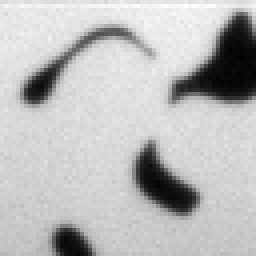
%> input picture Dragonfly_BHL_v1/1239550.1V_60ms_slide_1X_Z-0.1069.tif, 64 x 64 px (shown 4 times larger)
$ octave --eval "result = static_image_seg(imread('1239550.1V_60ms_slide_1X_Z-0.1069.tif'));"   (GNU Octave 9; MATLAB toolbox functions it lacks are replaced by stand-ins)
%> lines starting %> are read from the running program, lines starting %| are printed output that depends on the picture; in (x1, y1, x2, y2) boxes, pixels count from 0 and x2, y2 are one past the last pixel; in counts of white or black regions, pixels touching at a corner belong together; the program's own positions count from 1
function [x_out,y_out] = static_image_seg(im,thres)
if ~exist('thres','var')
    thres = 50;
end
%%
im([1:3 end-3:end],:)=min(im(:));
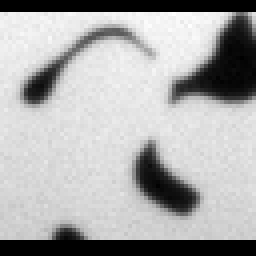
%> im: size 64x64 uint16 (shown 4 times larger); min 3443, max 22400, mean 16218.6; drawn with min black and max white
[nr,nc] = size(im);
%> nr = 64; nc = 64
% bin = 2;
im_bin = double(im)+rand(size(im));%squeeze(sum(cat(3,im(1:bin:end,1:bin:end),im(2:bin:end,2:bin:end)),3));
% [6 lines of commented-out code are left out]
%%
[nr,nc] = size(im_bin);
fft_im = fftshift(fft2(im_bin));
band_width = 20;
f_ker = ones(size(im_bin));
f_ker(1:band_width,1:band_width)=0;
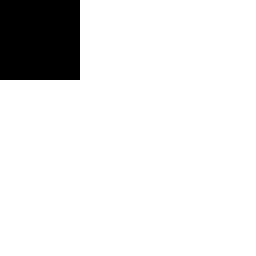
%> f_ker: size 64x64 double (shown 4 times larger); values 0 (black) and 1 (white), 90.2% white; 1 black region, box (x1, y1, x2, y2) and area: (0, 0, 20, 20) 400
f_ker(end-band_width:end,1:band_width)=0;
f_ker(1:band_width,end-band_width:end)=0;
f_ker(end-band_width:end,end-band_width:end)=0;
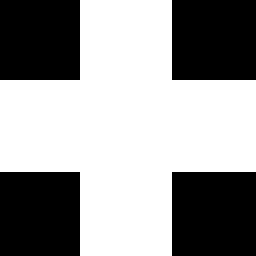
%> f_ker: size 64x64 double (shown 4 times larger); values 0 (black) and 1 (white), 59% white; 4 black regions, box (x1, y1, x2, y2) and area: (43, 43, 64, 64) 441, (43, 0, 64, 20) 420, (0, 43, 20, 64) 420, (0, 0, 20, 20) 400
f_ker = fftshift(f_ker);

im_f = abs(ifft2(ifftshift(fft_im.*imgaussfilt(f_ker,10)))).*im_bin;
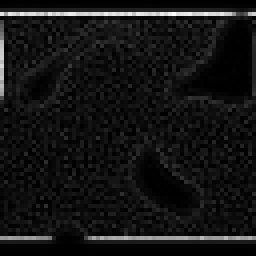
%> im_f: size 64x64 double (shown 4 times larger); min 25048.5, max 89357664.2, mean 7182413.1; drawn with min black and max white
% figure(13);clf
% imshow2(im_f,[]);%set(gca,'colorscale','log')
%%
im_f([1:2 end-2:end],:)=0;
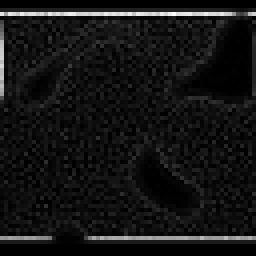
%> im_f: size 64x64 double (shown 4 times larger); 7.81% of pixels changed, all inside (x1, y1, x2, y2) = (0, 0, 64, 64); drawn with min black and max white
im_fb = imgaussfilt(im_f,2);
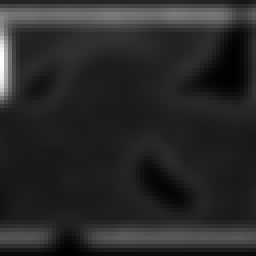
%> im_fb: size 64x64 double (shown 4 times larger); min 146458.4, max 44143705.8, mean 7179421.6; drawn with min black and max white
% figure(14);clf
% imshow2(im_fb,[])
%%
% im_fb([1:6 end-6 end],:)=0;
L = watershed(-im_fb);
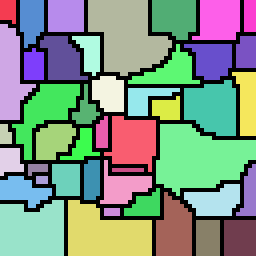
%> L: size 64x64 uint8 (shown 4 times larger); 45 distinct labels, from 0 to 44; one colour per label, 0 black

L_bd = bwboundaries((L>0));
%> L_bd = 44 boundaries; largest, box (x1, y1, x2, y2) and points: (39, 31, 64, 49) 69, (22, 0, 43, 19) 67, (17, 50, 38, 64) 64, (0, 50, 16, 64) 57, (3, 21, 20, 40) 57
% [5 lines of commented-out code are left out]
%%
% im_f([1 2 end-1 end],:) = 0;
stats = regionprops(L, im_fb, 'Area', 'PixelValues');
%> stats = 44 regions; largest, Area: 301, 265, 223, 202, 145
im_med = median(im_fb(:));
%> im_med = 5665356.5
areas = [stats(:).Area];
%> areas = 44 values, max 301 at index 30, min 6 at index 10, mean 75.48
pxl_max_avg_norm = arrayfun(@(x) max(x.PixelValues./im_med),stats);
%> pxl_max_avg_norm = 44 values, max 7.79 at index 2, min 0.81 at index 9, mean 1.86
pxl_max = arrayfun(@(x) max(x.PixelValues),stats);
%> pxl_max = 44 values, max 44143705.8 at index 2, min 4591356.8 at index 9, mean 10547110.6
pxl_min = arrayfun(@(x) min(x.PixelValues),stats);
%> pxl_min = 44 values, max 6354508 at index 1, min 146458.4 at index 26, mean 3494444.1
pxl_bg_cnt = arrayfun(@(x) length(find(x.PixelValues>im_med)),stats);
%> pxl_bg_cnt = 44 values from 0 to 238
pxl_kurt = arrayfun(@(x) length(kurtosis(x.PixelValues)),stats);
%> pxl_kurt = 44 values from 1 to 1
% pxl_diff = arrayfun(@(x) std(x.PixelValues),stats);


x = log(pxl_bg_cnt);
y = (pxl_max_avg_norm-1).*log(pxl_max);
%> y = 44 values, max 119.6 at index 2, min -2.91 at index 9, mean 14.48
% y = log(pxl_max);
% plot(x,y,'.')

[use_idx] = find(x>0);
%> use_idx = 31 values from 1 to 44
%> (the run ends here)
